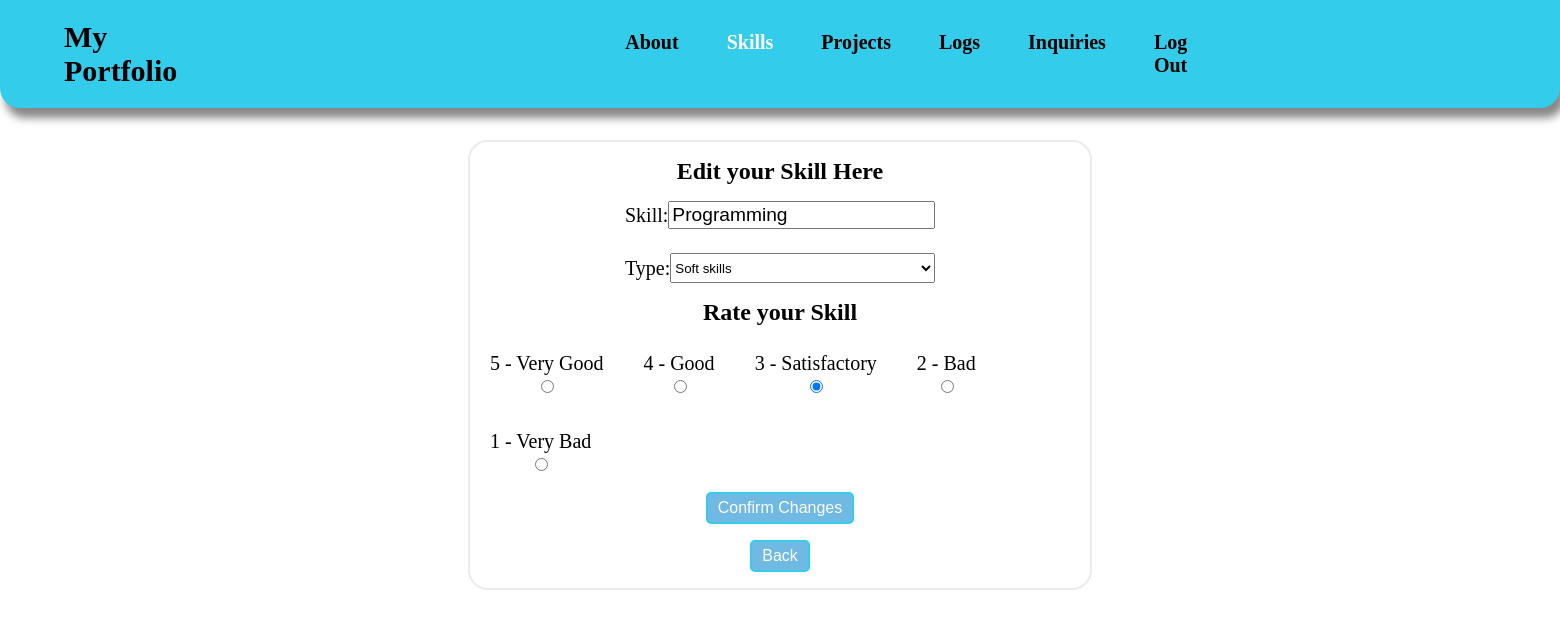
The page /admin/skills/edit_skills.php?edit=146 (signed in) on the database as committed earlier.
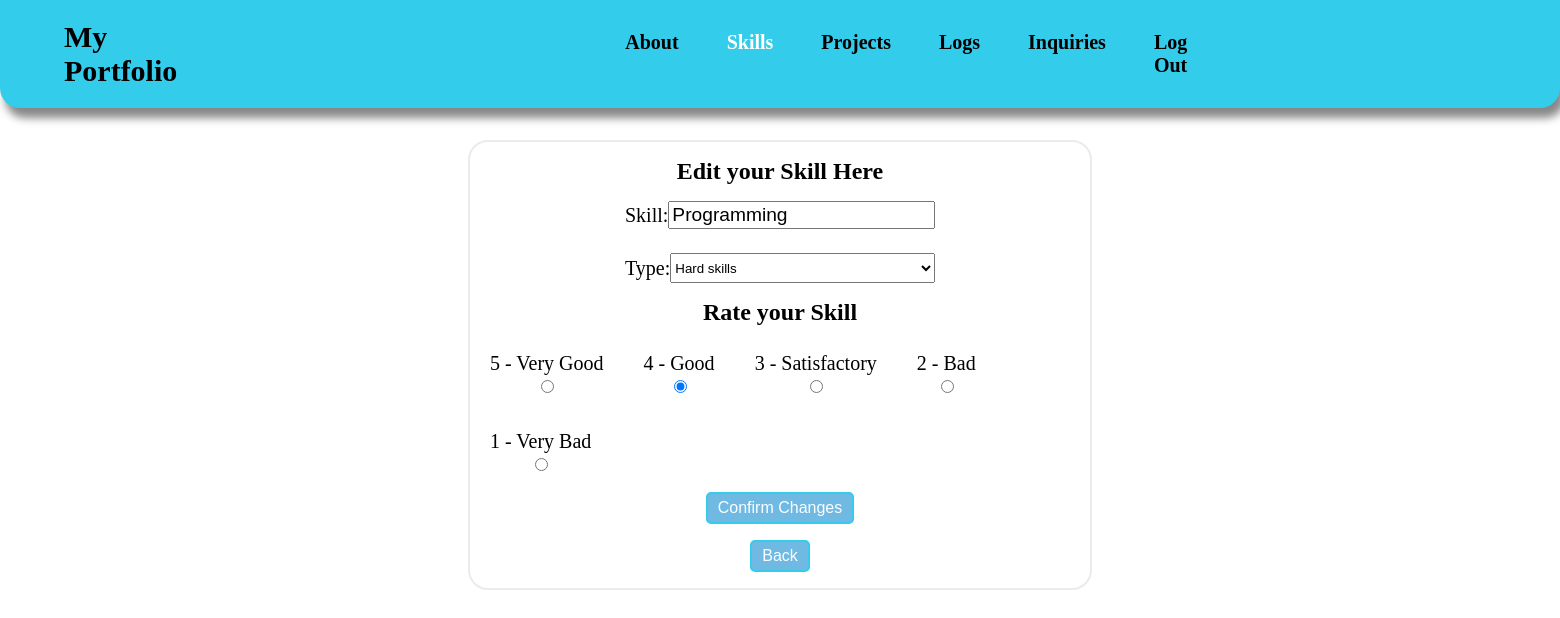
The same page on the database as committed later.
### tables this page shows
CREATE TABLE `skills` (
  `id` int(11) NOT NULL,
  `name` varchar(100) NOT NULL,
  `type` varchar(100) NOT NULL,
  `rate` varchar(100) NOT NULL,
  `user_id` int(100) NOT NULL
);

### admin/skills/backend_edit_skills.php (called while the page is built, shortened)
<?php
    if (isset($_GET['edit'])) {
        $edit_id = $_GET['edit'];
        $sql = "SELECT * FROM skills WHERE id = $edit_id";
        $result = mysqli_query($conn,$sql);
        if (mysqli_num_rows($result) == 1) {
            $get = mysqli_fetch_assoc($result);
            $name = $get['name'];
            $type = $get['type'];
            $rate = $get['rate'];
        }
    }
?>

### admin/skills/edit_skills.php (the view, shortened to what this page needs)
<!DOCTYPE html>
<html lang="en">
<head>
    <link rel="stylesheet" href="/my_portfolio/css/edit_skills.css">
</head>
<body>
<?php
    require_once($_SERVER['DOCUMENT_ROOT']. "/my_portfolio/php/config.php");
    include('backend_edit_skills.php');
?>
    <div class="header">
        <div class="header_container">
            <div class="nav_bar">
                <h1 class="header_title"> <a href="/my_portfolio/php/dashboard.php"> My Portfolio </a> </h1>
                <nav class="header_text">
                    <ul>
                        <li id="about"> <a href="../about/about.php"> About </a> </li>
                        <li id="skills"> <a href="../skills/skills.php"> Skills </a> </li>
                        <li id="projects"> <a href="../projects/projects.php"> Projects </a> </li>
                        <li id="logs"> <a href="/my_portfolio/php/logs.php"> Logs </a> </li>
                        <li id="inquiries"> <a href="/my_portfolio/php/inquiries.php"> Inquiries </a> </li>
                        <li> <a href="/my_portfolio/php/logout.php" onclick="return confirm('Are you sure you want to Log Out?')"> Log Out </a> </li>
                    </ul>
                </nav>
            </div>
        </div>
    </div>
    <form method="POST" class="skill_form">
        <div class="skill_section">
            <div class="skill_form"> Edit your Skill Here </div>
                <div class="skill_container">
                    <div class="skill_name">
                        <label for="name"> Skill: </label>
                        <input type="text" id="skill_name" name="skill_name" value="<?php echo htmlspecialchars($name); ?>">
                    </div>
                     <div class="type">
                        <label for="type"> Type: </label>
                        <select id="type" name="type" required>
                            <option value="Soft" <?php if ($type == 'Soft') echo 'selected'; ?>> Soft skills </option>
                            <option value="Hard" <?php if ($type == 'Hard') echo 'selected'; ?>> Hard skills </option>
                        </select>
                    </div>
                </div>
                <div class="rate_table_section">
                    <div class="rate_table_container">
                        <div class="rate_table"> Rate your Skill </div>
                            <label for="rate"> 5 - Very Good <br />
                                <input type="radio" id="very_good" name="rate" value="Very Good" <?php echo ($rate == "Very Good") ? "checked" : ""; ?>>
                            </label>
                            <label for="rate"> 4 - Good<br />
                                <input type="radio" id="good" name="rate" value="Good" <?php echo ($rate == "Good") ? "checked" : ""; ?>>
                            </label>
                            <label for="rate"> 3 - Satisfactory <br />
                                <input type="radio" id="satisfactory" name="rate" value="Satisfactory" <?php echo ($rate == "Satisfactory") ? "checked" : ""; ?>>
                            </label>
                            <label for="rate"> 2 - Bad <br />
                                <input type="radio" id="bad" name="rate" value="Bad" <?php echo ($rate == "Bad") ? "checked" : ""; ?>>
                            </label>
                            <label for="rate"> 1 - Very Bad <br />
                                <input type="radio" id="very_bad" name="rate" value="Very Bad" <?php echo ($rate == "Very Bad") ? "checked" : ""; ?>>
                            </label>
                    </div>
                </div>
                <div class="edit_button">
                    <button type="submit"> Confirm Changes </button>
                </div>
    </form>
        <div class="back_button">
            <button onclick="location.href='../skills/skills.php'" type="button"> Back </button>
        </div>
</body>
</html>

Rows that differ between the two databases and show on the page:
changed skills "Programming": type "Soft skills" → "Hard skills"; rate "☐" → "☑"; rate "☑" → "☐"
